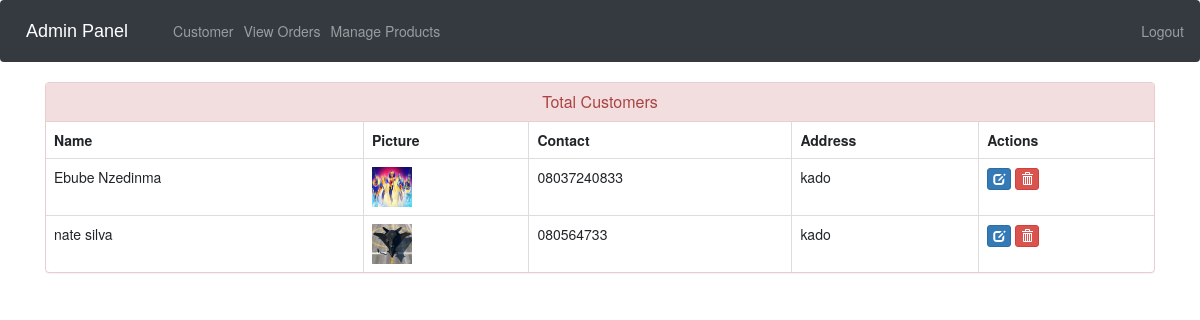
/view-customer (signed in), run on the app's committed database.
### ecom/models.py (models this page shows, shortened)
class Customer(models.Model):
    user=models.OneToOneField(User,on_delete=models.CASCADE)
    profile_pic= models.ImageField(upload_to='profile_pic/CustomerProfilePic/',null=True,blank=True)
    address = models.CharField(max_length=40)
    mobile = models.CharField(max_length=20,null=False)
    @property
    def get_name(self):
        return self.user.first_name+" "+self.user.last_name

### ecom/views.py (the view)
# urls.py: path('view-customer', views.view_customer_view,name='view-customer'),
@login_required(login_url='adminlogin')
def view_customer_view(request):
    customers=models.Customer.objects.all()
    return render(request,'ecom/view_customer.html',{'customers':customers})

### templates/ecom/view_customer.html (shortened to what this page needs)
{% extends 'ecom/admin_base.html' %}
{% load static %}
{% block content %}
<head>
  <link href="//netdna.bootstrapcdn.com/bootstrap/3.0.0/css/bootstrap.min.css" rel="stylesheet" id="bootstrap-css">
</head>
<div class="container">
  <div class="panel panel-danger">
    <div class="panel-heading">
      <h6 class="panel-title">Total Customers</h6>
    </div>
    <table class="table table-hover table-bordered" id="dev-table">
      <thead>
        <tr>
          <th>Name</th>
          <th>Picture</th>
          <th>Contact</th>
          <th>Address</th>
          <th>Actions</th>
        </tr>
      </thead>
      {% for c in customers %}
      <tr>
        <td> {{c.get_name}}</td>
        <td> <img src="{% static c.profile_pic.url %}" alt="Profile Pic" height="40px" width="40px" /></td>
        <td>{{c.mobile}}</td>
        <td>{{c.address}}</td>
        <td><a class="btn btn-primary btn-xs" href="{% url 'update-customer' c.id  %}"><span class="glyphicon glyphicon-edit"></span></a>
        <a class="btn btn-danger btn-xs" href="{% url 'delete-customer' c.id  %}"><span class="glyphicon glyphicon-trash"></span></a></td>
      </tr>
      {% endfor %}
    </table>
  </div>
</div>
{% endblock content %}

### templates/ecom/view_customer.html (style rules this page uses)
a:link { text-decoration: none; }
h6 { text-align: center; }

### data on the page
Customer: get_name "Ebube Nzedinma", profile_pic (picture), mobile "08037240833", address "kado"
Customer: get_name "nate silva", profile_pic (picture), mobile "080564733", address "kado"
